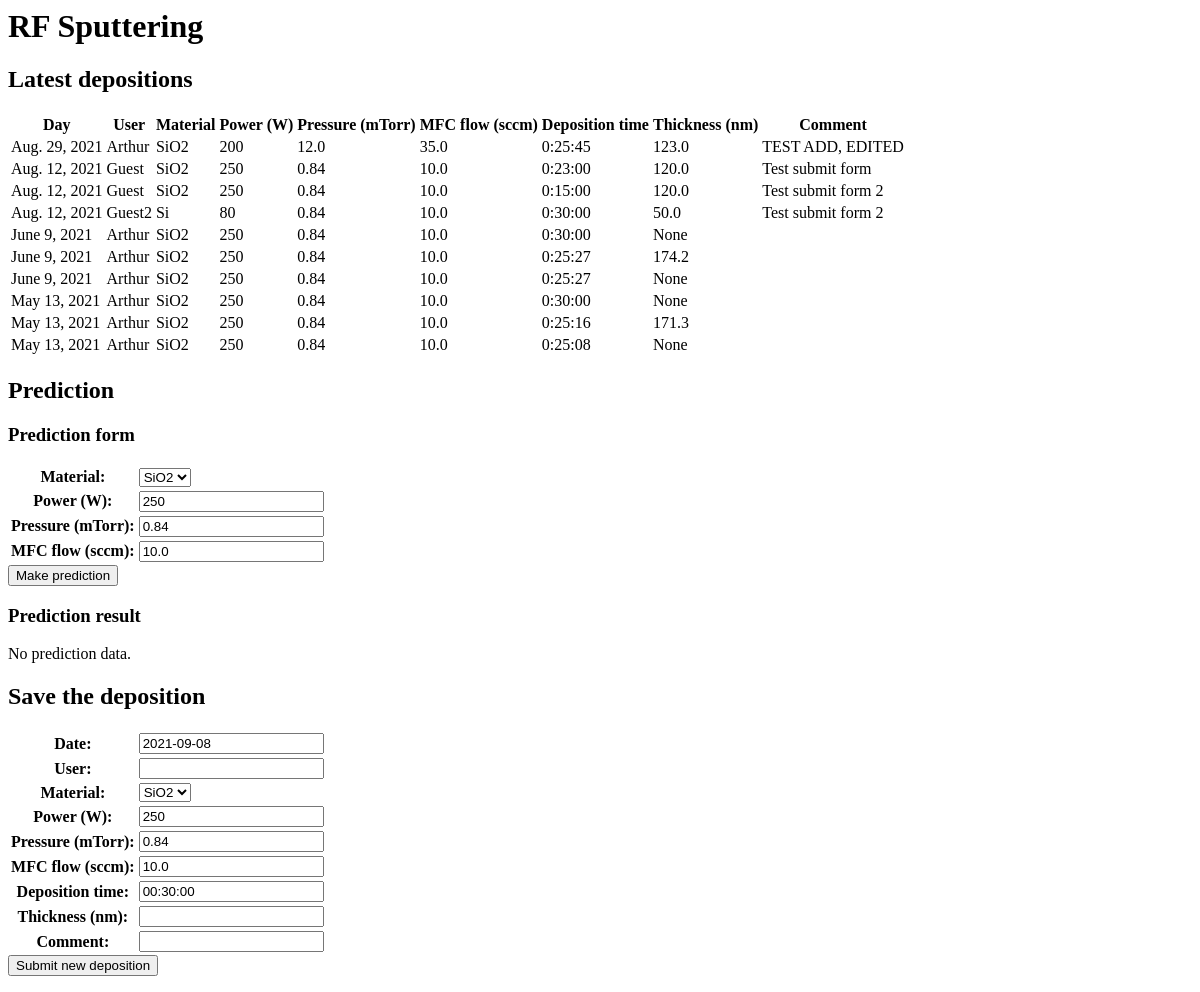
/sputter-rf/legacy, run on an earlier commit of the app's database.
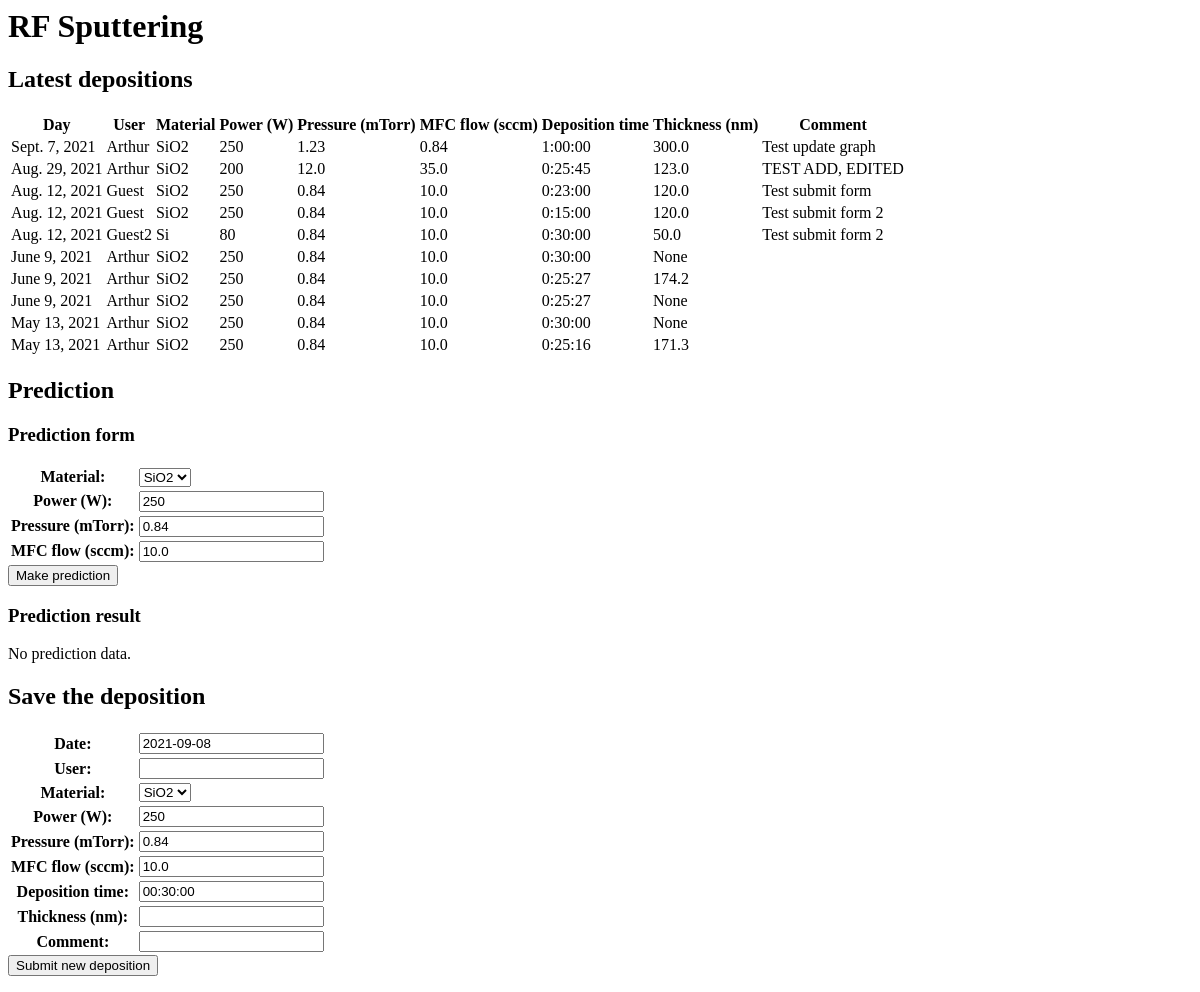
And on a later commit of the database.
### sputter/models.py (models this page shows, shortened)
class Deposition_RF(models.Model):
    MATERIAL_CHOICES = [
        ('SiO2', 'SiO2'),
        ('Si', 'Si')
    ]
    day = models.DateField('Date', default=date.today())
    user = models.CharField('User', max_length=20)
    material = models.CharField(
        'Material',
        max_length=10,
        choices=MATERIAL_CHOICES,
        default='SiO2')
    power = models.IntegerField('Power (W)', default=250, blank=True, null=True)
    pressure = models.FloatField('Pressure (mTorr)', default=0.84, blank=True, null=True)
    mfc_flow = models.FloatField('MFC flow (sccm)', default=10.0, blank=True, null=True)
    deposition_time = models.DurationField('Deposition time', default=timedelta(minutes=30), blank=True, null=True)
    thickness = models.FloatField('Thickness (nm)', blank=True, null=True)
    comment = models.CharField(' Comment', max_length=256)

### sputter/views.py (the view)
# urls.py: path('legacy', views.index, name='index'),
def index(request):
    latest_depositions = Deposition_RF.objects.order_by('-day')[:10]
    plot_div = None
    if request.method == 'POST' and "predict" in request.POST:
        form_prediction = MakePredictionDepositionRF(request.POST)
        if form_prediction.is_valid():
            prediction_data = Deposition_RF.objects.filter(material=request.POST.get("material"),
                                                           power=request.POST.get("power"),
                                                           pressure=request.POST.get("pressure"),
                                                           mfc_flow=request.POST.get("mfc_flow"))
            df = pd.DataFrame({"Deposition time": prediction_data.values_list('deposition_time', flat=True),
                               "Thickness (nm)": prediction_data.values_list('thickness', flat=True)})
            df = df.sort_values(by="Deposition time") # Order the data for plot
            graphs = []
            graphs.append(
                go.Scatter(x=df["Deposition time"], y=df["Thickness (nm)"], mode='markers', name='Line y1')
            )
            layout = {
                'xaxis_title': 'Deposition time',
                'yaxis_title': 'Thickness (nm)',
                'height': 420,
                'width': 560,
                'xaxis_tickformat': "S"
            }
            plot_div = plot({'data': graphs, 'layout': layout},
                            output_type='div')
    else:
        form_prediction = MakePredictionDepositionRF()
    if request.method == 'POST' and "submit" in request.POST:
        form_submission = SubmitDepositionRF(request.POST)
        if form_submission.is_valid():
            form_submission.save()
    else:
        form_submission = SubmitDepositionRF()
    context = {'latest_depositions': latest_depositions,
               'plot_div': plot_div,
               'form_prediction': form_prediction,
               'form_submission': form_submission}
    return render(request, 'sputter/index.html', context)

### sputter/forms.py
class MakePredictionDepositionRF(ModelForm):
    class Meta:
        model = Deposition_RF
        fields = ['material', 'power', 'pressure', 'mfc_flow']

class SubmitDepositionRF(ModelForm):
    class Meta:
        model = Deposition_RF
        fields = '__all__'

### sputter/templates/sputter/index.html (shortened to what this page needs)
<h1>RF Sputtering</h1>
<h2>Latest depositions</h2>
{% if latest_depositions %}
    <table>
        <tr>
            <th> Day </th>
            <th> User </th>
            <th> Material </th>
            <th> Power (W) </th>
            <th> Pressure (mTorr) </th>
            <th> MFC flow (sccm) </th>
            <th> Deposition time </th>
            <th> Thickness (nm) </th>
            <th> Comment </th>
        </tr>
        {% for dep in latest_depositions %}
            <tr>
                <td>{{ dep.day }}</td>
                <td>{{ dep.user }}</td>
                <td>{{ dep.material }}</td>
                <td>{{ dep.power }}</td>
                <td>{{ dep.pressure }}</td>
                <td>{{ dep.mfc_flow }}</td>
                <td>{{ dep.deposition_time }}</td>
                <td>{{ dep.thickness }}</td>
                <td>{{ dep.comment }}</td>
            </tr>
        {% endfor %}
    </table>
{% else %}
    <p>No recent depositions.</p>
{% endif %}
<h2>Prediction</h2>
<h3>Prediction form</h3>
<form action="" method="post">
    <table>
    {{ form_prediction.as_table }}
    </table>
    <input type="submit" name="predict" value="Make prediction">
</form>
<h3>Prediction result</h3>
{% if plot_div %}
    {% autoescape off %}
        {{ plot_div }}
    {% endautoescape %}
{% else %}
    <p>No prediction data.</p>
{% endif %}
<h2>Save the deposition</h2>
<form method="post">
    <table>
    {{ form_submission.as_table }}
    </table>
    <input type="submit" name="submit" value="Submit new deposition">
</form>

What changed in the data, as far as the page shows it:
no longer on this page (row unchanged): Deposition_RF: day "May 13, 2021", user "Arthur", material "SiO2", power "250", pressure "0.84", mfc_flow "10.0", deposition_time "0:25:08", thickness "None"
added Deposition_RF: day "Sept. 7, 2021", user "Arthur", material "SiO2", power "250", pressure "1.23", mfc_flow "0.84", deposition_time "1:00:00", thickness "300.0", comment "Test update graph"
